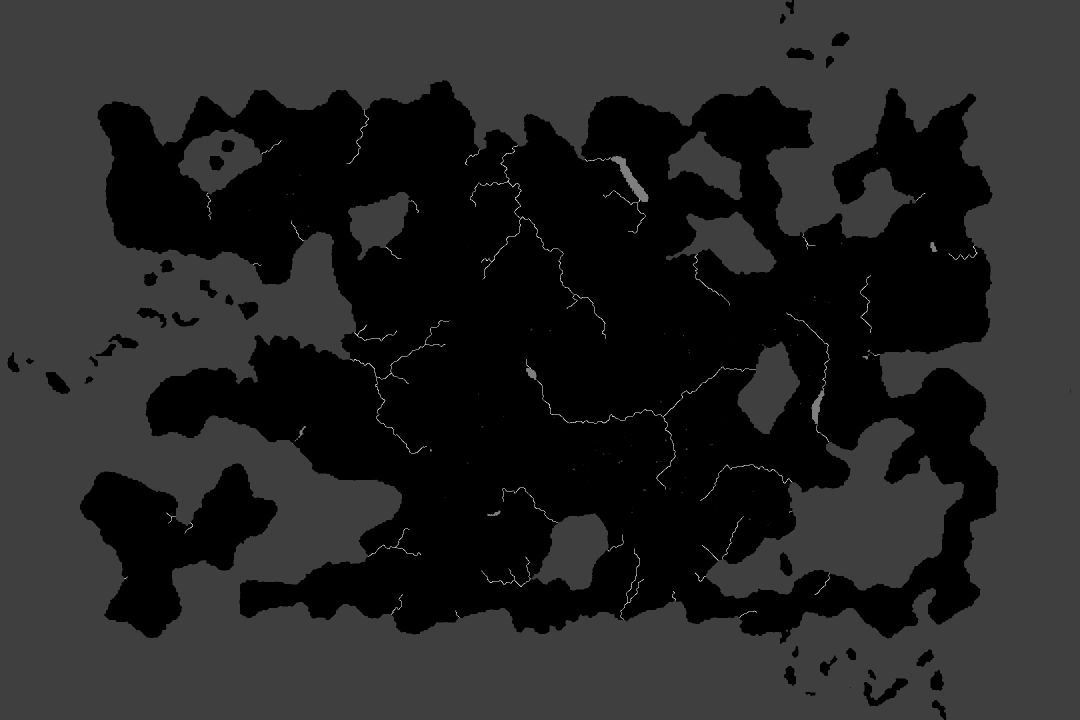
#> input picture design/map/continent-11/base/fine_water.png, 2160 x 1440 px, found by its file name (shown at 1/2 size)
$ python -i island_fix.py   (imports and definitions only)
#> lines starting #> are read from the running program, lines starting #| are printed output that depends on the picture
#> in land_plan, fw is the input picture: shape (1440, 2160); min 0, max 4, mean 0.571
"""Repaint the small islands of the paper map (user, 2026-11-23: "the small islands in the west, south east, and north
east ... have a border, but the art within the border is wrong"). In the 3x pass the model often painted sea where a
small island is, and the coast lock then filled the island with a faded copy of the guide. Here each island (or a
group close together) is painted on its own, centred in a 32 x 18 tile crop at the final 48 px per tile, from the flat
data guide in the paper style (paper_hybrid.py), and the result replaces the tiles' pixels inside the island's true
coast. apply patches each island once, from the most central painting it sits wholly inside, fits the painted island
onto the true coast and fills leftover slivers from the island's own art (user, 2026-11-23: "some island still don't
match the border overlay, and some of them looks weird, like abruptly cut"). Tiles are always patched from the
originals kept in tiles_before/.

usage: python -I island_fix.py <repo> plan | paint | apply
"""
import json
import os
import shutil
import subprocess
import sys
from collections import deque

import numpy as np
from PIL import Image, ImageDraw, ImageFilter

Image.MAX_IMAGE_PIXELS = None
HERE = os.path.dirname(os.path.abspath(__file__))
sys.path.insert(0, HERE)
import paper_hybrid as PH  # noqa: E402
import hybrid_full as HF  # noqa: E402

PX = 48
CROP = (32, 18)            # tiles
MAX_CELLS = 12000          # fine cells (4 per tile side): islands smaller than ~750 tiles
TILES = "assets/map/paper_hi"


def root(repo):
    return os.path.join(repo, "design/map/continent-11/art/paper/islands")


# [59 lines left out: functions islands, plan, not called in this run]


def _watery(a):
    """Sea-coloured pixels of a painting (pale blue-grey wash), as recheck_pass2.classes calls water."""
    return (a[..., 2] > a[..., 0] + 12) & (a[..., 2] > a[..., 1] - 5)


# [15 lines left out: functions _enclosed, _painted_land, not called in this run]


def _components(land):
    """Land components in fine cells: the label image and, for islands only, each label's bbox."""
    H, W = land.shape
#> H = 1440; W = 2160
    lab = np.zeros(land.shape, np.int32)
    info, n = {}, 0
    for y, x in zip(*np.nonzero(land)):
        if lab[y, x]:
            continue
        n += 1
        q, ys, xs = deque([(y, x)]), [], []
        lab[y, x] = n
        while q:
            cy, cx = q.popleft()
            ys.append(cy)
            xs.append(cx)
            for dy, dx in ((1, 0), (-1, 0), (0, 1), (0, -1)):
                yy, xx = cy + dy, cx + dx
                if 0 <= yy < H and 0 <= xx < W and land[yy, xx] and not lab[yy, xx]:
                    lab[yy, xx] = n
                    q.append((yy, xx))
        if 4 <= len(ys) < MAX_CELLS:
            info[n] = (min(xs), min(ys), max(xs) + 1, max(ys) + 1)
#> this loop made 1362724 passes
#> (y, x) on passes 1 to 3: (0, 1584), (0, 1585), (0, 1586)
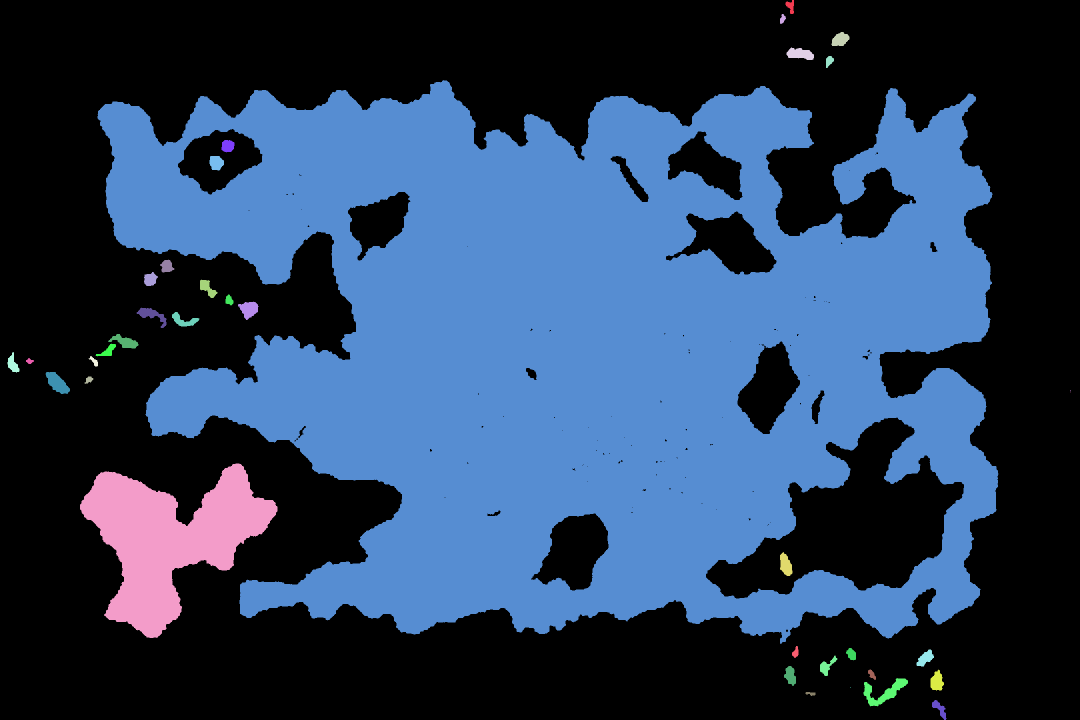
#> lab: shape (1440, 2160) int32 (shown at 1/2 size); 38 distinct labels, from 0 to 37; one colour per label, 0 black
#> after the loop, info = 32 items; n = 37
    return lab, info


# [5 lines left out: function _moments, not called in this run]


def _sqrtm(c):
    w, v = np.linalg.eigh(c)
    return v @ np.diag(np.sqrt(np.maximum(w, 1e-6))) @ v.T


def _grow(mask, px):
    return np.asarray(Image.fromarray((mask * 255).astype(np.uint8)).filter(ImageFilter.MaxFilter(2 * px + 1))) > 0


def _iou(a, b):
    return (a & b).sum() / max(1, (a | b).sum())


# [127 lines left out: functions _fill, apply, not called in this run]


# ---- land-only islands (user, 2026-11-23: "this could only be fix by regenerating island by island and plug that
# exactly in ... the island has to be generated in a whole photo"). Each island gets its own picture, but of its LAND
# only: the guide is the island's land types spread out to fill the whole frame (no sea, no coastline), the model
# paints that as one patch of paper-map land, and the true coast cuts it. The game draws the sea, the shore and the ink
# coast line, so every island matches its border by construction. ----

LAND_PX = 16      # guide px per tile
LAND_MARGIN = 1.5  # tiles of land drawn past the island's box on every side
SIZES = {"wide": (1536, 864), "tall": (864, 1536), "square": (1024, 1024)}
LAND_PROMPT = """The FIRST image is a plan of a patch of land on a fantasy strategy game's campaign map, drawn from the game's data, seen straight down. The SECOND image is the art style to use. Redraw the first image as finished hand-drawn campaign-map land on aged parchment in EXACTLY the style of the second image: fine brown-black ink linework, soft watercolour washes, small inked symbols.

The whole image is LAND, edge to edge: no sea, no water, no lake, no coastline, no shore, no beach, no outline around anything, no island shape. Keep every land-type area of the plan exactly where it is, at the same size. Each colour becomes its own illustrated symbols, like the style image:
- green = forest: clusters of small round inked tree symbols, dense where the green is dark;
- light green = grassland: light green wash with sparse tufts and a few small trees;
- ochre / olive = dry steppe: pale ochre wash with sparse grass tufts, no trees;
- pale sand = sand desert: pale sand wash with fine curved dune strokes, no plants;
- rust = badlands: rust-red wash with small eroded ridge marks;
- grey-brown with relief = mountains: rows of small inked mountain peaks with snowy tops, only where the plan shows them;
- pale grey-cream = tundra: pale wash with tiny sparse tufts and frost dots;
- white = glacier and snow: white with faint blue ink hatching;
- dark grey = volcanic: a dark inked cone.

Never: water of any kind, text, letters, labels, numbers, a compass, borders, frames, buildings, roads, people, or any fade or vignette at the edges. The drawing must reach every edge of the image."""


_BIOME = {}


# [40 lines left out: function _land_guide, not called in this run]


def land_root(repo):
    return os.path.join(root(repo), "land")


def land_plan(repo):
    """One picture per island: a crop around it (16:9, 9:16 or square, whichever fits its shape) whose guide is the
    island's own land spread over the whole frame."""
    d = land_root(repo)
    os.makedirs(d, exist_ok=True)
    fw = np.asarray(Image.open(os.path.join(repo, "design/map/continent-11/base/fine_water.png")))
    lab, info = _components((fw & 3) == 0)
#> info = 32 items
#> (the run stopped early here; a loop or call above may not have finished)
